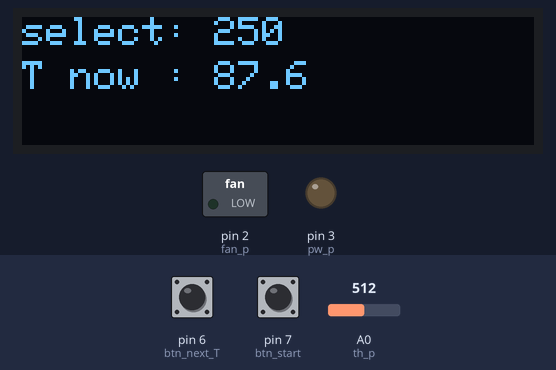
The sketch below on a simulated Arduino Uno, built with avr-gcc and run on an emulated ATmega328P. Shown: 128×32 one-colour display, switched loads named in the sketch (green lamp = pin HIGH), output pins drawn as LEDs (lit = HIGH). The inputs (shaded band) are chosen by the test bench; at power-on: pin 7 (btn_start) HIGH, A0 (th_p) = 512, pin 6 (btn_next_T) HIGH. EEPROM starts erased.

Above: at 1.3 s.
1.4 s: pin 7 (btn_start) pulled LOW for 0.15 s
At 1.7 s:
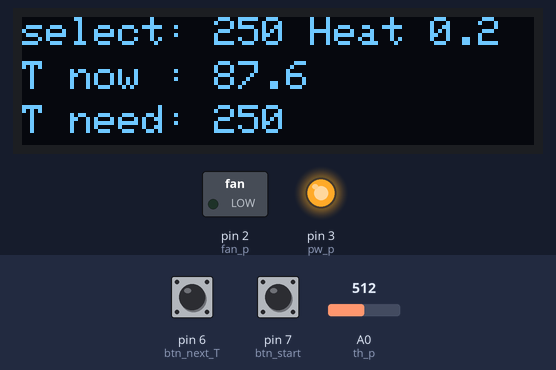
2.1 s: A0 (th_p) set to 15
At 2.23 s:
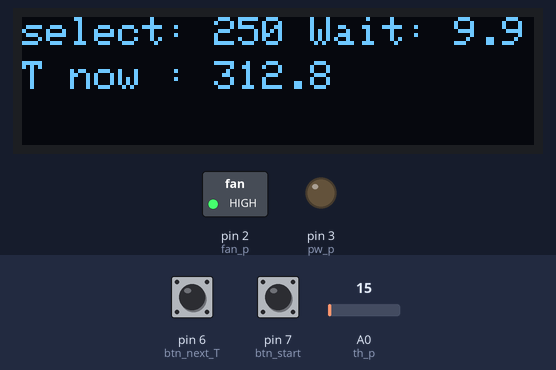
3.8 s: pin 7 (btn_start) pulled LOW for 1 s
At 5.1 s:
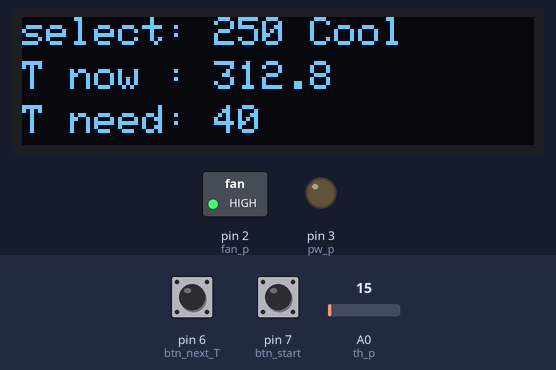
6.3 s: A0 (th_p) set to 3
At 8.0 s:
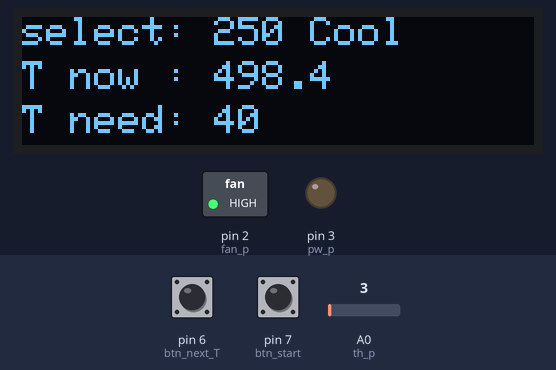
8.3 s: A0 (th_p) set to 0
At 8.9 s:
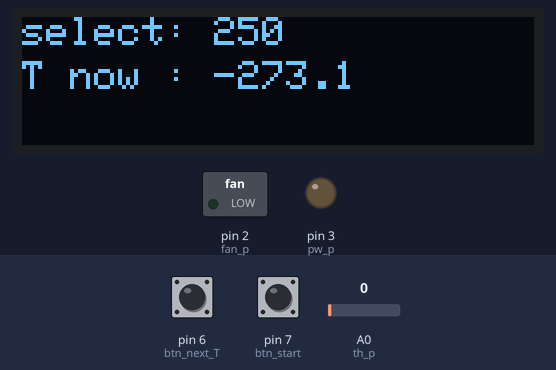
9.8 s: pin 6 (btn_next_T) pulled LOW for 0.15 s
At 10.7 s:
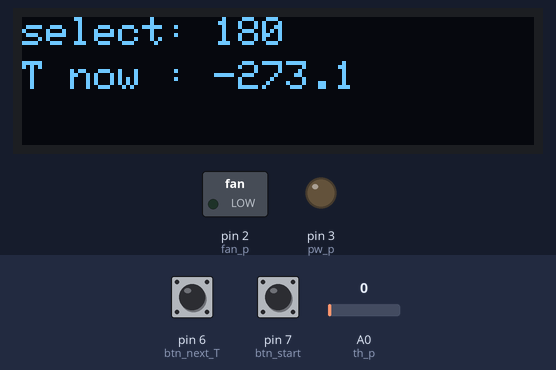
Timing chart, 0 to 12.4 s (numbered marks = the images above; inputs shaded):
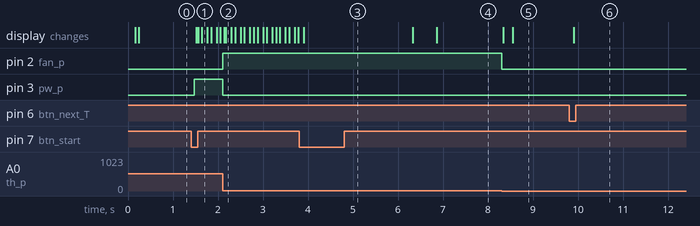

The sketch:

ThermostatOLED.ino
```cpp
/*now A 2.5*12 v=30W = 20sec to 250C
 for 3.5v need 10-15A  для сравнения: в эл. сигар. сопротивление 0.1-0.4 Ом

 если будет нагреваться за 5-15 сек. отлично.

ESP https://tinkerman.cat/post/eeprom-rotation-for-esp8266-and-esp32/
*/
#define debug

#define LCD_active_only_on_input // if not LCD also will be active while play and rec

#define LCD_upd_dt 40 //frame time
#define nextLCD_off_il_DT 20 //number of LCD updates, when LCD stay active after set nextLCD_off_il. Each upd cause nextLCD_off_il--;

#define HEAT_MM		255
#define th_p		A0
#include <Thermistor.h>
#include <NTC_Thermistor.h>
#define REFERENCE_RESISTANCE	10030
#define NOMINAL_RESISTANCE		100000
#define NOMINAL_TEMPERATURE		25
#define B_VALUE					3950


#define btn_next_T	6
#define btn_start	7
#define pw_p		3 //pwm: 3, 5, 6
#define fan_p		2
Thermistor* thermistor;

#include <EEPROM.h>

#define tab	Serial.print("\t");


unsigned long lastMillis = 0;
//------------------------
//IIC ESP32 SDA=21 SCK=22
#define useOLED
#ifdef useOLED
#include <SPI.h>
#include <Wire.h>
#include <Adafruit_GFX.h>
#include <Adafruit_SSD1306.h>
//#include <splash.h>

#define SCREEN_WIDTH 128
#define SCREEN_HEIGHT 32

//for an SSD1306 display connected to I2C (SDA, SCL pins)
// On an arduino UNO:       A4(SDA), A5(SCL)
// On an arduino MEGA 2560: 20(SDA), 21(SCL)
// On an arduino LEONARDO:   2(SDA),  3(SCL), ...
#define OLED_RESET     -1	//4 // Reset pin # (or -1 if sharing Arduino reset pin)
Adafruit_SSD1306 display(SCREEN_WIDTH, SCREEN_HEIGHT, &Wire, OLED_RESET);
#endif
//------------------------
long next_btns_read_t=0;
long LCD_next_upd_t=0;

#define s0_NONE	0
#define s1_HEAT	1
#define s2_WAIT	2
#define s3_COOL	3
byte state=s0_NONE;


byte t_N=0;
//const uint16_t Ts[]={};
const uint16_t Ts[]={180,200,220,250};
//for test:  230,240 has different speed near target.  179,199, 249 does off LCD for save it and power
//const uint16_t Ts[]={179,180,199,200,220,230,240,249,250};


uint16_t s2_WAIT_while_hiT_dt=10000;
long s2_WAIT_start_t0;

uint16_t T_s3_COOL=40;
//uint16_t T_s3_COOL=21;
double T=0;
uint16_t T_need=0;

long LCD_next_off_t=10000;

float ta_avg=20;

bool bbtn_wait_off=false;
double dT=0;
double T_last=20;
long dT_next_check_t=1000;
bool bOverHeat=false;

double T_LCD_last=20;
long 	T_LCD_last_changed_t=0;
long 	s1_HEAT_start_t0=0;

void blink_p_E(byte p, byte E)
{
	for(byte i=0;i<E;i++)
	{
	digitalWrite(p, 1); delay(150);
	digitalWrite(p, 0); delay(150);
	}
}

byte Ts_size;
//============================================================================================================================
void setup() {
	delay(100);
  #ifdef debug
  Serial.begin(115200);
  #endif

  pinMode(pw_p, OUTPUT);
  pinMode(fan_p, OUTPUT);
  pinMode(btn_next_T, INPUT_PULLUP);
  pinMode(btn_start, INPUT_PULLUP);

  #ifdef useESP32
   			WiFi.mode( WIFI_OFF );
			WiFi.forceSleepBegin();
   pinMode(btns_p, INPUT_PULLUP);
  #endif

#ifdef useOLED
	if(!display.begin(SSD1306_SWITCHCAPVCC, 0x3C)) { // Address 0x3C for 128x32
		#ifdef debug
		Serial.println(F("oled alloc fail"));
		#endif
	}
	#ifndef save_mem
	display.clearDisplay(); display.display();
	#endif
#endif

//analogReference(EXTERNAL);  //to use connected AREF to 3v3

thermistor = new NTC_Thermistor(
    th_p,
    REFERENCE_RESISTANCE,
    NOMINAL_RESISTANCE,
    NOMINAL_TEMPERATURE,
    B_VALUE
  );

  auto t=thermistor->readCelsius();

  if(t>300 || t<-30)
  {
	  #ifdef debug
	  Serial.print("thermistor err: ");
	  Serial.print(analogRead(th_p)); tab
	  Serial.println(t);
	  #endif
	  blink_p_E(LED_BUILTIN, 5);
  }
  if(!digitalRead(btn_next_T) && !digitalRead(btn_start))
  {
	  #ifdef debug
	  Serial.print("buttons have to be normal open: ");
	  Serial.print(digitalRead(btn_next_T)); tab
	  Serial.print(digitalRead(btn_start)); tab
	  Serial.println(t);
	  #endif
	  blink_p_E(LED_BUILTIN, 10);
  }

  Ts_size=sizeof(Ts)/sizeof(Ts[0]);
  t_N=EEPROM.read(1);
  t_N=constrain(t_N, 0, Ts_size-1);
}


void heat(){
 state=s1_HEAT;
 digitalWrite(fan_p, 0);
 s1_HEAT_start_t0=millis();

 EEPROM.update(1, t_N);
}
void wait(){
  state=s2_WAIT;
  s2_WAIT_start_t0=millis();
}
void cool(){
 state=s3_COOL;
 analogWrite(pw_p,0);
 digitalWrite(fan_p, 1);
}


void off(){
 state=s0_NONE;
 analogWrite(pw_p,0);
 digitalWrite(fan_p, 0);
}

void LCD_hold_for(uint16_t dt){
 LCD_next_off_t=millis()+dt;
}


void loop() {
	double T_tmp=0;
	#define AVG_E	2
	for(byte i=0; i<AVG_E;i++)
	{
		double t=thermistor->readCelsius();
		if(abs(T_last-t)>300) continue;		//err reading
		T_tmp+=t;
	}
	T=T*0.5+T_tmp/(2*AVG_E);
	if(millis()>dT_next_check_t)
	{
		dT_next_check_t=millis()+300;
		dT=T-T_last;
		T_last=T;
	}
																											#ifdef debug
																											//Serial.print(thermistor->readCelsius());tab
																											//Serial.print(T);tab
																											//Serial.println();
																											#endif
//---------------------------------------------- check states
	if(state==s1_HEAT || state==s2_WAIT) //thermostat
	{
		int pw;
		// if(Ts[t_N]<100)
		// {
			// pw=map(T, Ts[t_N]-10, Ts[t_N], 25, 0); //max use 10% power of heater
		// }
		// else
		{
			int power_M=255;

			if(Ts[t_N]==230)
			pw=map(T, Ts[t_N]-10, Ts[t_N]-1, power_M, 0); //TODO this for test
			if(Ts[t_N]==240)
			pw=map(T, Ts[t_N]-20, Ts[t_N]-1, power_M, 0);
			if(Ts[t_N]==250)
			{
				power_M=map(dT, 0, 5, 255, 5);
				power_M=constrain(power_M, 0, 255);

				if(T< Ts[t_N]-40) pw=255;
				else
				pw=map(T, Ts[t_N]-40, Ts[t_N]-1, power_M, 0);
			}
			else
			pw=map(T, Ts[t_N]-30, Ts[t_N]-1, power_M, 0);

			pw=constrain(pw, 0, power_M);
		}

		pw=constrain(pw, 0, 255);
		analogWrite(pw_p,pw);

		LCD_hold_for(10000);
	}


	long wait_more;

	if(state==s1_HEAT)
	{
		if(T>=Ts[t_N]) wait();
	}
	else
	if(state==s2_WAIT)
	{
		wait_more= s2_WAIT_start_t0+s2_WAIT_while_hiT_dt- millis();
		if(wait_more<=0) cool();
	}
	else
	if(state==s3_COOL)
	{
		if(T<=T_s3_COOL) off();
		LCD_hold_for(1000);
	}


	//------------ overheat emergency cool
	 bool bOverHeat_now=T>HEAT_MM;
	 if(bOverHeat_now)
	 {
		analogWrite(pw_p,0);
		digitalWrite(fan_p, 1);
		bOverHeat=true;
	 }
	 else
		 if(bOverHeat)
		 {
			 digitalWrite(fan_p, 0);
			 bOverHeat=false;
		 }

//---------------------------------------------- UI
if(millis()>next_btns_read_t)
{
	if(bbtn_wait_off)
	{
		next_btns_read_t=millis()+50;
		if(digitalRead(btn_next_T) && digitalRead(btn_start)) bbtn_wait_off=false;
	}
	else
	{
		next_btns_read_t=millis()+100;

	if(!digitalRead(btn_next_T))
	{
		t_N++;
		if(t_N>=Ts_size) t_N=0;

		LCD_hold_for(15000);
		bbtn_wait_off=true;
	}
	if(!digitalRead(btn_start))
	{
		if(state==s0_NONE)
		{
			heat();
			next_btns_read_t=millis()+1000;
		}
		else
		{
			cool();
			next_btns_read_t=millis()+1000;
		}

		LCD_hold_for(15000);
		bbtn_wait_off=true;
	}
	}
}

//----------------------------------------------

//LCD_upd();
if(millis()>LCD_next_upd_t)
{
	LCD_next_upd_t=millis()+LCD_upd_dt;

	display.clearDisplay();

	if(millis()>LCD_next_off_t && (Ts[t_N]==179 || Ts[t_N]==199 || Ts[t_N]==249)) //off LCD only if selected: 179 199 249
	{
		display.display();
	}
	else
	{
		display.setTextSize(1);             // Normal 1:1 pixel scale
		display.setTextColor(SSD1306_WHITE);
		display.setCursor(0,0);             // Start at top-left corner
		display.print("select: ");	display.print(Ts[t_N]);

		switch(state)
		{
			case s0_NONE: display.print(" "); break;
			case s1_HEAT:
			display.print(" Heat ");

			display.print(((float)millis()-s1_HEAT_start_t0)/1000,1);
			break;
			case s2_WAIT:
			display.print(" Wait: ");
			//display.setCursor(80,21);
			display.print(((float)wait_more)/1000,1);
			break;
			case s3_COOL: display.print(" Cool"); break;
			default: display.print(" err"); break;
		}


		display.setCursor(0,11);
		display.print("T now : ");
		if( //stabilize numbers on LCD
		 millis()>T_LCD_last_changed_t+500 ||
		(millis()>T_LCD_last_changed_t+200 && abs(T-T_LCD_last)>1)
		)
		{
			T_LCD_last_changed_t=millis();
			T_LCD_last=T;

			display.print(T,1);
		}
		else
			display.print(T_LCD_last,1);

		if(state==s1_HEAT || state==s3_COOL)
		{
			display.setCursor(0,22);
			display.print("T need: ");
			if(state==s1_HEAT)	display.print(Ts[t_N]);
			else
			if(state==s3_COOL)	display.print(T_s3_COOL);
		}

		display.display();
	}
}

}
```

Measured:
- the behaviour switches between 2 and 1 on A0 (th_p) (found by bisection; images 4 and 5)
- after the input at 1.4 s, pin 3 (pw_p): LOW → HIGH after 0.08 s; the display: first changes after 0.12 s (image 1 shows a later state)
- after the input at 2.1 s, pin 2 (fan_p): LOW → HIGH at once; pin 3 (pw_p): HIGH → LOW at once; the display: first changes at once (image 2 shows a later state)
- after the input at 3.8 s, the display: changes after 0.11 s (image 3)
- after the input at 6.3 s, the display: first changes at once (image 4 shows a later state)
- after the input at 8.3 s, pin 2 (fan_p): HIGH → LOW at once; the display: first changes at once (image 5 shows a later state)
- after the input at 9.8 s, the display: changes after 0.10 s (image 6)
